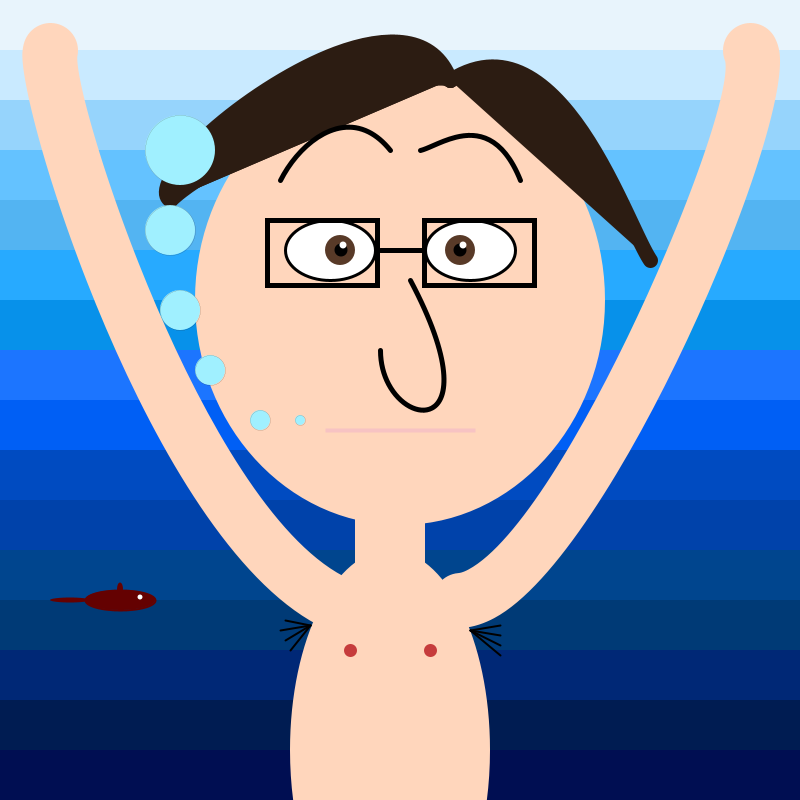
Frame 1 (no input)
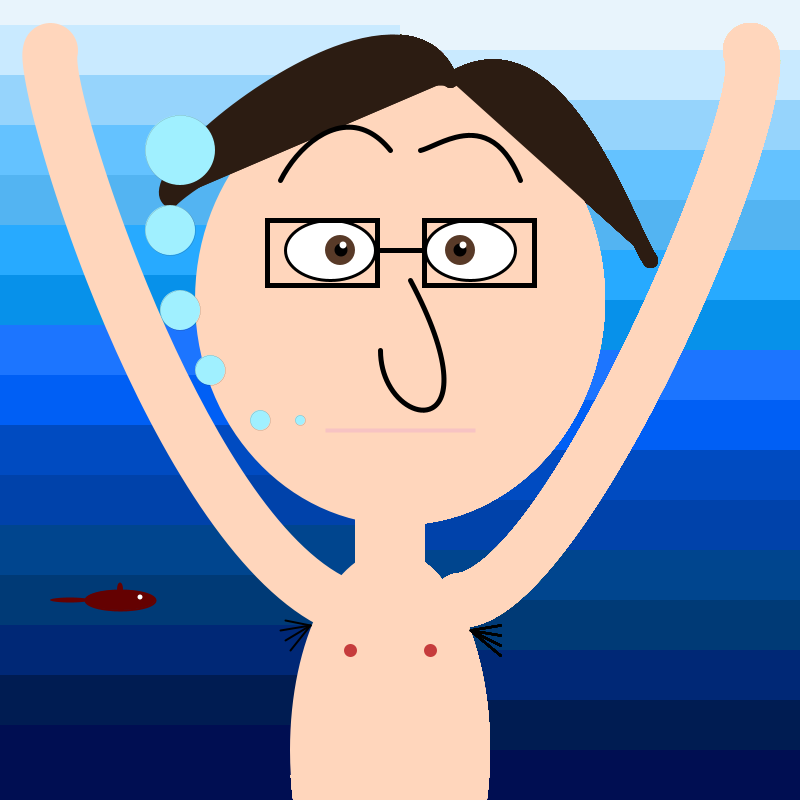
Frame 60 (the mouse pressed at the canvas centre just before this capture)
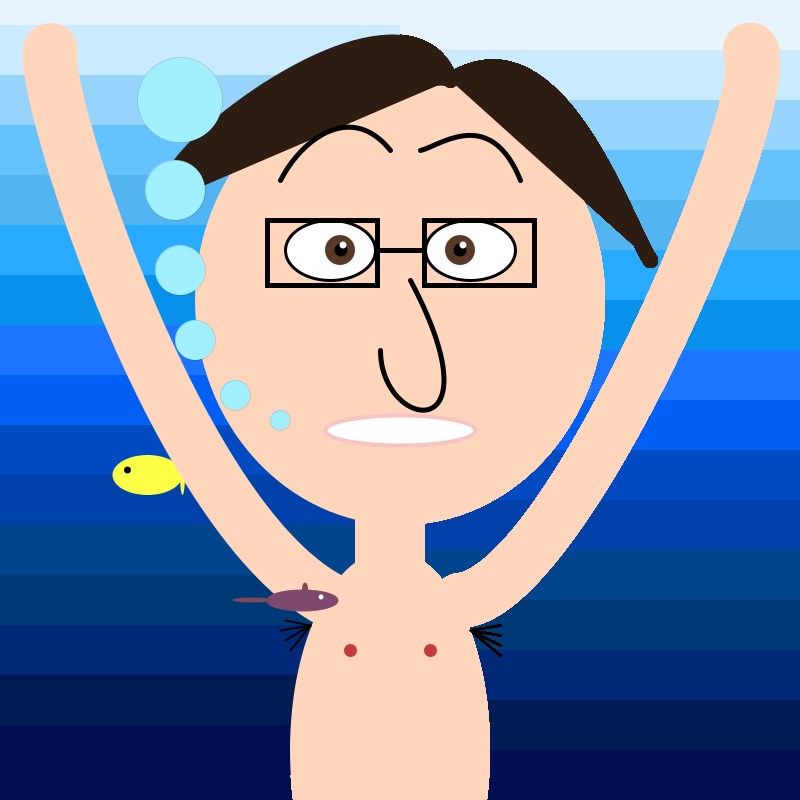
Frame 120 (the mouse held since frame 60 and released just before this capture)

The Processing sketch that drew these frames (run headless with seeded random() and noise(); from frame 60 on, the mouse is pressed at the canvas centre):

// Processing sketch: processing_68737
// ── processing_68737.pde

void setup(){
  size(800,800);
background(255);
}

void draw(){
//SEA
noStroke();
fill(232,244,252);
rect(0,0,800,50);
fill(201,234,255);
rect(0,50,800,50);
fill(150,212,252);
rect(0,100,800,50);
fill(100,194,255);
rect(0,150,800,50);
fill(83,180,242);
rect(0,200,800,50);
fill(39,170,255);
rect(0,250,800,50);
fill(7,145,234);
rect(0,300,800,50);
fill(28,117,255);
rect(0,350,800,50);
fill(0,95,245);
rect(0,400,800,50);
fill(0,75,193);
rect(0,450,800,50);
fill(0,66,170);
rect(0,500,800,50);
fill(0,69,142);
rect(0,550,800,50);
fill(0,58,118);
rect(0,600,800,50);
fill(0,40,118);
rect(0,650,800,50);
fill(0,28,82);
rect(0,700,800,50);
fill(0,14,82);
rect(0,750,800,50);

//RED FISH
noStroke();
fill(255);
ellipse(map(mouseY,0,800,370,-50), 470, 7,7);
fill(251,255, map(mouseY,0,800,1,137));
ellipse(map(mouseY,0,800,375,-80), 475, 70,40);
stroke(0);
//line(710, 475, 730, 475);
//line(710, 475, 729, 474);
//line(710, 475, 728, 473);
//line(710, 475, 727, 472);
//line(710, 475, 726, 471);
//line(710, 475, 725, 470);
//line(710, 475, 724, 469);
//line(710, 475, 723, 468);
//line(710, 475, 722, 467);
//line(710, 475, 721, 466);
//line(710, 475, 720, 465);
//line(710, 475, 730, 476);
//line(710, 475, 729, 477);
//line(710, 475, 728, 478);
//line(710, 475, 727, 479);
//line(710, 475, 726, 480);
//line(710, 475, 725, 481);
//line(710, 475, 724, 482);
//line(710, 475, 723, 483);
//line(710, 475, 722, 484);
//line(710, 475, 721, 485);
noStroke();
fill(0);
ellipse(map(mouseY,0,800,355,-100), 470, 7,7);
fill(251,255, map(mouseY,0,800,1,137));
ellipse(map(mouseY,0,800,410,-45),475,5,40);


//HEAD
fill(255,214,188);
smooth();
strokeWeight(2);
ellipse(400,300,410,450);



//ARMs
stroke(255,214,188);
noFill();
strokeWeight(55);       //HORIZONTAL//VETRICAL
curve(400,400, 50, 50,  330,        600,     1000,550);
curve(300,300, 750, 50,  460,       600,    100,100);

//HAIR

stroke(44,28,18);
fill(44,28,18);
strokeWeight(15);
curve(450, 950, 450, 80, 170, 200, 700, 250);
curve(300, 300, 450, 80, 170, 200, 170, 355);
curve(0, 670, 450, 80, 650, 260, 600, 300); 

//BUBBLES
strokeWeight(0);
fill(160,240,255);
ellipse(180,map(mouseY,0,800,150,50),map(mouseY,0,800, 70,100), map(mouseY,0,800,70,100));
ellipse(map(mouseY,0,800,170,180),map(mouseY,0,800,230,150),map(mouseY,0,800,50,70), map(mouseY,0,800,50,70));
ellipse(180,map(mouseY,0,800, 310, 230),map(mouseY,0,800,40,60), map(mouseY,0,800,40,60));
ellipse(map(mouseY,0,800,210,180),map(mouseY,0,800,370,310), map(mouseY,0,800,30,50), map(mouseY,0,800, 30,50));
ellipse(map(mouseY,0,800,260,210),map(mouseY,0,800,420,370), map(mouseY,0,800,20,40), map(mouseY,0,800,20,40));
ellipse(map(mouseY,0,800,300,260), map(mouseY,0,800,420,420), map(mouseY,0,800,10,30),map(mouseY,0,800,10,30));
//310
//370
//420

//MOUTH  
mouseDragged();
strokeWeight(1);
stroke(247,195,195);
fill(255);
strokeWeight(4);
ellipse(400,430, 150,map(mouseY,0,800,0,60));



//EYES
smooth();
stroke(0);
strokeWeight(3);
ellipse(330,250,90,60);
ellipse(470,250,90,60);
strokeWeight(5);
noFill();
rectMode(CENTER);
rect(322,253,110,65);
rect(479,253,110,65);
line(422,250,380,250);
noStroke();
fill(88,58,40);
ellipse(340,250,30,30);
ellipse(460,250,30,30);

fill(0);
ellipse(341,250,13,13);
ellipse(460,250,13,13);
fill(255);
ellipse(343,245,7,7);
ellipse(463,245,7,7);

//EYEBROWS
noStroke();
stroke(0);
noFill();
bezier(420, 150, 440, 145, 490, 105, 520, 180);
bezier(280, 180, 300, 140, 350, 100, 390, 150);

//NOSE
fill(255,214,188);
bezier(410, 280, 500, 450, 380, 430, 380,350);

//NECK
noStroke();
rect(390,540,70,160);

//BODY
ellipseMode(CENTER);
ellipse(390,750,200,400);

//NIPPLES
strokeWeight(13);
stroke(198,60,60);
line(430, 650, 430, 650);
line(350, 650,350, 650);

//ARMPIT HAIR
strokeWeight(2);
stroke(0);
line(310, 625, 280, 630);
line(310, 625, 285, 640);
line(310, 625, 290, 650);
line(310, 625, 285, 620);

line(500, 625, 470, 630);
line(500, 635, 470, 630);
line(500, 645, 470, 630);
line(500, 655, 470, 630);

//YELLOW FISH
stroke(map(mouseY,0,800,100,150),map(mouseY,0,800,1,147), map(mouseY,0,800,1,220));
fill(map(mouseY,0,800,100,150),map(mouseY,0,800,1, 147),map(mouseY,0,800,1,220));
ellipse(map(mouseY,0,800,120, 485), 600, 70, 20);
stroke(211,147,6);
//line(85, 575, 70, 565);
//line(85, 575, 65, 573);
//line(85, 575, 60, 575);
//line(85, 575, 65, 583);
//line(85, 575, 70, 591);
noStroke();
fill(255);
ellipse(map(mouseY,0,800,140,502), 597, 5,5);
fill(map(mouseY,0,800,100,150),map(mouseY,0,800,1, 147), map(mouseY,0,800,1,180));
ellipse(map(mouseY,0,800,70,435), 600,40,5);
ellipse(map(mouseY,0,800,120,490),589,6,13);

}
